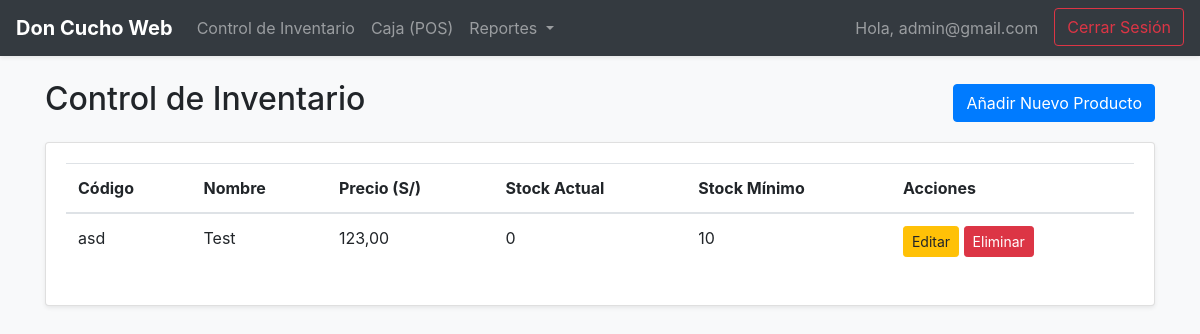
Page /inventario/ (signed in) on the earlier database version.
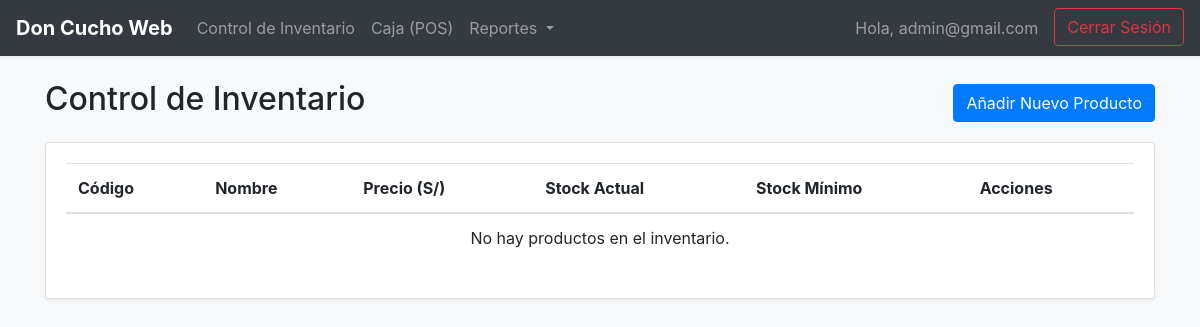
Same page on the later database version.
### inventario/models.py (models this page shows, shortened)
class Producto(models.Model):
    codigo = models.CharField(max_length=50, unique=True, verbose_name="Código de Barras")
    nombre = models.CharField(max_length=200, verbose_name="Nombre del Producto")
    precio = models.DecimalField(max_digits=10, decimal_places=2, verbose_name="Precio de Venta (S/)")
    stock_minimo = models.IntegerField(default=5, verbose_name="Stock Mínimo de Alerta")
    categoria = models.ForeignKey(Categoria, on_delete=models.SET_NULL, null=True, blank=True, verbose_name="Categoría")
    proveedor = models.ForeignKey(Proveedor, on_delete=models.SET_NULL, null=True, blank=True, verbose_name="Proveedor")
    @property
    def stock_total(self):
        stock = self.lotes.filter(fecha_vencimiento__gt=timezone.now(), stock_lote__gt=0).aggregate(Sum('stock_lote'))['stock_lote__sum']
        return stock or 0
    class Meta:
        verbose_name = "Producto"
        verbose_name_plural = "Productos"
        ordering = ['nombre']

### inventario/views.py (the view)
# urls.py: path('inventario/', views.control_inventario, name='control_inventario'),
@login_required
@admin_required
def control_inventario(request):
    productos = Producto.objects.all()
    context = {
        'productos': productos
    }
    return render(request, 'inventario/control_inventario.html', context)

### inventario/views.py (called while the page is built)
def admin_required(view_func):
    @wraps(view_func)
    def _wrapped_view(request, *args, **kwargs):
        if not request.user.is_staff:
            return redirect('index')
        return view_func(request, *args, **kwargs)
    return _wrapped_view

### inventario/templates/inventario/control_inventario.html (shortened to what this page needs)
{% extends 'base.html' %}
{% block content %}
<div class="d-flex justify-content-between align-items-center mb-3">
    <h2>Control de Inventario</h2>
    <a href="{% url 'inventario_crear' %}" class="btn btn-primary">Añadir Nuevo Producto</a>
</div>
<div class="card shadow-sm">
    <div class="card-body">
        <table class="table table-hover">
            <thead>
                <tr>
                    <th>Código</th>
                    <th>Nombre</th>
                    <th>Precio (S/)</th>
                    <th>Stock Actual</th>
                    <th>Stock Mínimo</th>
                    <th>Acciones</th>
                </tr>
            </thead>
            <tbody>
                {% for producto in productos %}
                <tr>
                    <td>{{ producto.codigo }}</td>
                    <td>{{ producto.nombre }}</td>
                    <td>{{ producto.precio }}</td>
                    <td>{{ producto.stock_total }}</td>
                    <td>{{ producto.stock_minimo }}</td>
                    <td>
                        <a href="{% url 'inventario_editar' producto.id %}" class="btn btn-warning btn-sm">Editar</a>
                        <a href="{% url 'inventario_eliminar' producto.id %}"
                           class="btn btn-danger btn-sm"
                           onclick="return confirm('¿Estás seguro de que deseas eliminar este producto?');">
                           Eliminar
                        </a>
                    </td>
                </tr>
                {% empty %}
                <tr>
                    <td colspan="6" class="text-center">No hay productos en el inventario.</td>
                </tr>
                {% endfor %}
            </tbody>
        </table>
    </div>
</div>
{% endblock %}

### inventario/templates/base.html (shortened to what this page needs)
<!DOCTYPE html>
<html lang="es">
<head>
    <link rel="stylesheet" href="https://cdn.jsdelivr.net/npm/bootstrap@4.6.2/dist/css/bootstrap.min.css">
</head>
<body class="bg-light">
    <nav class="navbar navbar-expand-lg navbar-dark bg-dark shadow-sm">
        <a class="navbar-brand" href="{% url 'index' %}">
            <strong>Don Cucho Web</strong>
        </a>
        <div class="collapse navbar-collapse" id="navbarNav">
            <ul class="navbar-nav mr-auto">
                {% if request.user.is_authenticated %}
                    {% if request.user.is_staff %}
                        <li class="nav-item">
                            <a class="nav-link" href="{% url 'control_inventario' %}">Control de Inventario</a>
                        </li>
                        <li class="nav-item">
                            <a class="nav-link" href="{% url 'pos' %}">Caja (POS)</a>
                        </li>
                        <li class="nav-item dropdown">
                            <a class="nav-link dropdown-toggle" href="#" id="navbarDropdownReportes" role="button" data-toggle="dropdown" aria-haspopup="true" aria-expanded="false">
                                Reportes
                            </a>
                        </li>
                    {% endif %}
                {% endif %}
            </ul>
            <ul class="navbar-nav ml-auto">
                {% if request.user.is_authenticated %}
                    <li class="nav-item navbar-text mr-3">
                        Hola, {{ request.user.username }}
                    </li>
                    <li class="nav-item">
                        <form action="{% url 'logout' %}" method="post" style="display: inline;">
                            <button type="submit" class="btn btn-outline-danger my-2 my-sm-0">Cerrar Sesión</button>
                        </form>
                    </li>
                {% endif %}
            </ul>
        </div>
    </nav>
    <div class="container mt-4">
        {% block content %}{% endblock %}
    </div>
</body>
</html>

Differences in the rows shown:
removed Producto: codigo "asd", nombre "Test", precio "123,00", stock_total "0", stock_minimo "10"
Other differences:
text now shown: "No hay productos en el inventario."
